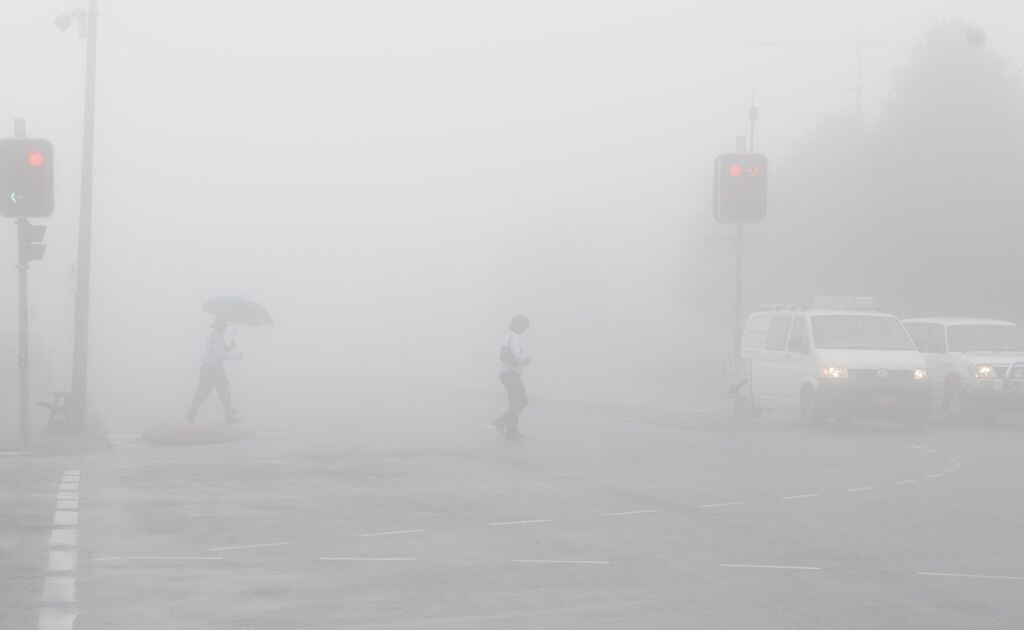
#> input picture Prak6/foggy.jpg, 1024 x 630 px
$ python percobaan4.py
#> lines starting #> are read from the running program, lines starting #| are printed output that depends on the picture
import cv2
import numpy as np

img = cv2.imread("foggy.jpg", 0)
#> img: shape (630, 1024); min 161, max 255, mean 201.7
img = cv2.resize(img, (700,500))
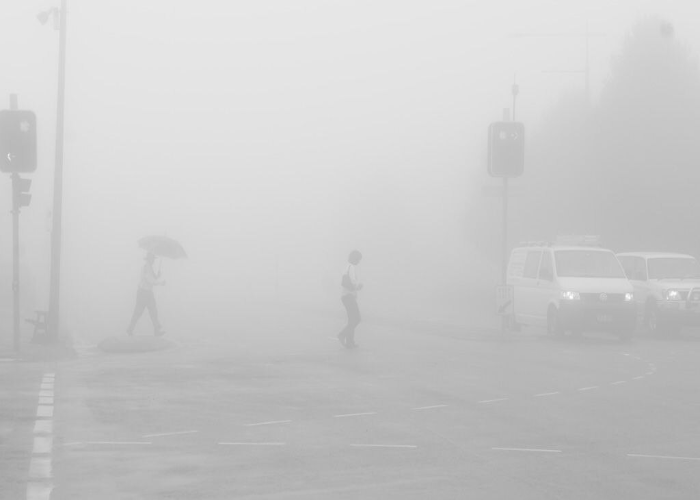
#> img: shape (500, 700); min 162, max 254, mean 201.7

x_min = np.min(img)
#> x_min = 162
x_max = np.max(img)
#> x_max = 254

print (x_min)
#| 162
print (x_max)
#| 254

sk = 255. / (x_max-x_min)
#> sk = 2.77
img1 = sk * (img-x_min)
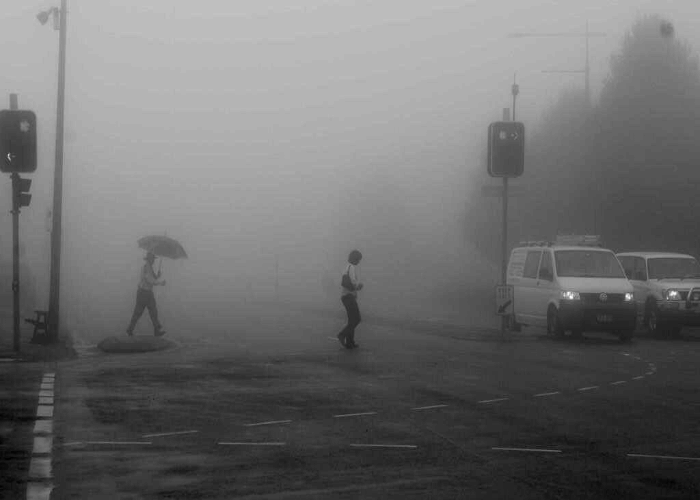
#> img1: shape (500, 700) float64; min 0, max 255, mean 110
img1 = np.uint8(img1)

cv2.imshow("Original", img)
cv2.imshow("Enhanced", img1)
cv2.waitKey(0)
cv2.destroyAllWindows()
